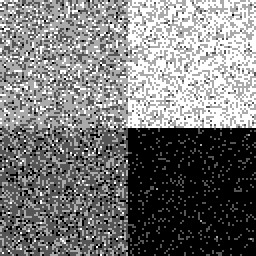
%> input picture paper_dataset/synthetic/10%-2/~FCM.bmp, 128 x 128 px (shown 2 times larger)
$ octave colorSort.m   (GNU Octave 9; MATLAB toolbox functions it lacks are replaced by stand-ins)
%> lines starting %> are read from the running program, lines starting %| are printed output that depends on the picture; in (x1, y1, x2, y2) boxes, pixels count from 0 and x2, y2 are one past the last pixel; in counts of white or black regions, pixels touching at a corner belong together; the program's own positions count from 1
### listColor.m
function [color] = listColor(I)
    [M,N,C] = size(I);
    if C==1
        color = -1;
    else color = [-1,-1,-1];
    end
    for i=1:M
        for j=1:N
            L = 0;
            tmp = reshape(I(i,j,:),1,C);
            for k=1:size(color,1)
                if tmp==color(k,:)
                    L = 1;
                end
            end
            if L==0
                if color(1)==-1
                    color = tmp;
                else
                    color = [color; tmp];
                end
            end
        end
    end
end

### paper_dataset/colorSort.m
clc
clear all

str1 = 'synthetic/10%-2/';
str2 = '~FCM.bmp';
str = [str1, str2];
I = imread(str);
%> I is the input picture: size 128x128 uint8; min 0, max 255, mean 120.7
figure, subplot(1,2,1), imshow(I)

[M,N,C] = size(I);
%> M = 128; N = 128; C = 1

gray = listColor(I);
%> after the loop in listColor, `for i=1:M`: color = [255; 170; 85; 0]
%> gray = [255; 170; 85; 0]
if C==1
    graySort = sort(gray);
%> graySort = [0; 85; 170; 255]
else graySort = gray;
end

if 3==C
    I1 = I;
    grayReplace = graySort;
    for i=1:size(graySort,1)
        Ir = I(:,:,1);
        Ig = I(:,:,2);
        Ib = I(:,:,3);
        R=graySort(1); G=graySort(2); B=graySort(3);
        R1=grayReplace(1); G1=grayReplace(2); B1=grayReplace(3);
        q = find( 0==(abs(Ir-R) + abs(Ig-G) + abs(Ib-B)) );
        Ir(q) = R1;
        Ig(q) = G1;
        Ib(q) = B1;
        I1(:,:,1) = Ir;
        I1(:,:,2) = Ig;
        I1(:,:,3) = Ib;
    end
end

if 1==C
    I1 = I;
    grayReplace = [0,85,170,255];

    I1(find(I==0)) = 0;
    I1(find(I==85)) = 170;
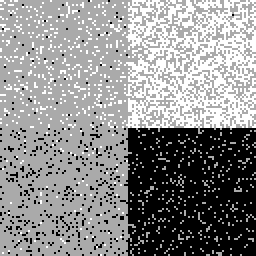
%> I1: size 128x128 uint8 (shown 2 times larger); min 0, max 255, mean 142.5
    I1(find(I==170)) = 85;
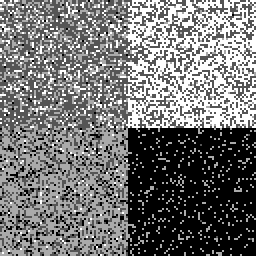
%> I1: size 128x128 uint8 (shown 2 times larger); min 0, max 255, mean 116.8
    I1(find(I==255)) = 255;
end

subplot(1,2,2), imshow(uint8(I1));
imwrite(uint8(I1), [str1,'~',str2]);
disp(['writed to ',str1]);

$ run again, with paper_dataset/synthetic/10%-2/FCM.bmp copied over paper_dataset/synthetic/10%-2/~FCM.bmp
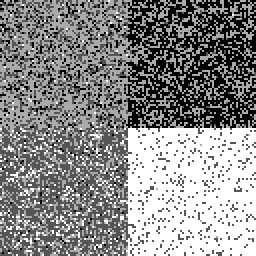
%> input picture paper_dataset/synthetic/10%-2/FCM.bmp, 128 x 128 px (shown 2 times larger)
%> I is the input picture: size 128x128 uint8; min 0, max 255, mean 138.2
%> after the loop in listColor, `for i=1:M`: color = [0; 170; 85; 255]
%> graySort = [0; 85; 170; 255]
%> `I1(find(I==85)) = 170;`:
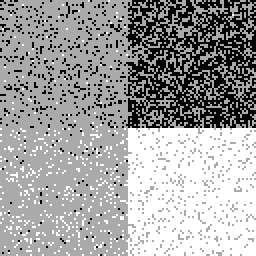
%> I1: size 128x128 uint8 (shown 2 times larger); min 0, max 255, mean 160
%> `I1(find(I==170)) = 85;`:
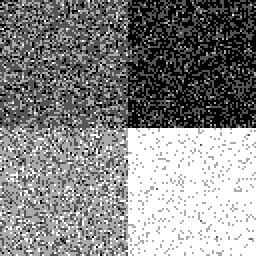
%> I1: size 128x128 uint8 (shown 2 times larger); min 0, max 255, mean 134.3

$ run again, with paper_dataset/synthetic/10%-2/FLICM.bmp copied over paper_dataset/synthetic/10%-2/~FCM.bmp
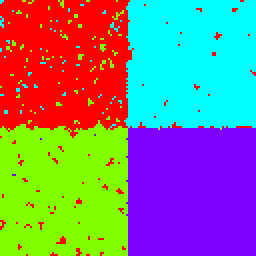
%> input picture paper_dataset/synthetic/10%-2/FLICM.bmp, 128 x 128 px (shown 2 times larger)
%> I is the input picture: size 128x128x3 uint8; mean R, G, B 127.2, 128.1, 127.9
%> after the loop in listColor, `for i=1:M`: color = [0 255 255; 255 0 0; 128 255 0; 128 0 255]
%> the loop `for i=1:size(graySort,1)` made 4 passes
%> pass 1, `Ig = I(:,:,2);`:
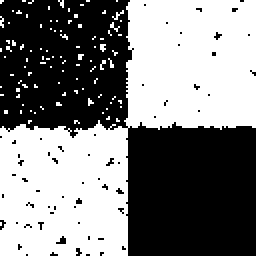
%> Ig: size 128x128 uint8 (shown 2 times larger); 50.3% white; 61 black regions (60 under 20 px), largest, box (x1, y1, x2, y2) and area: (0, 0, 128, 128) 7962
%> pass 1, `Ib = I(:,:,3);`:
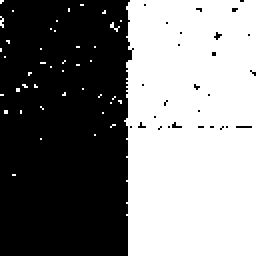
%> Ib: size 128x128 uint8 (shown 2 times larger); 50.2% white; 28 black regions (27 under 20 px), largest, box (x1, y1, x2, y2) and area: (0, 0, 67, 128) 8088
